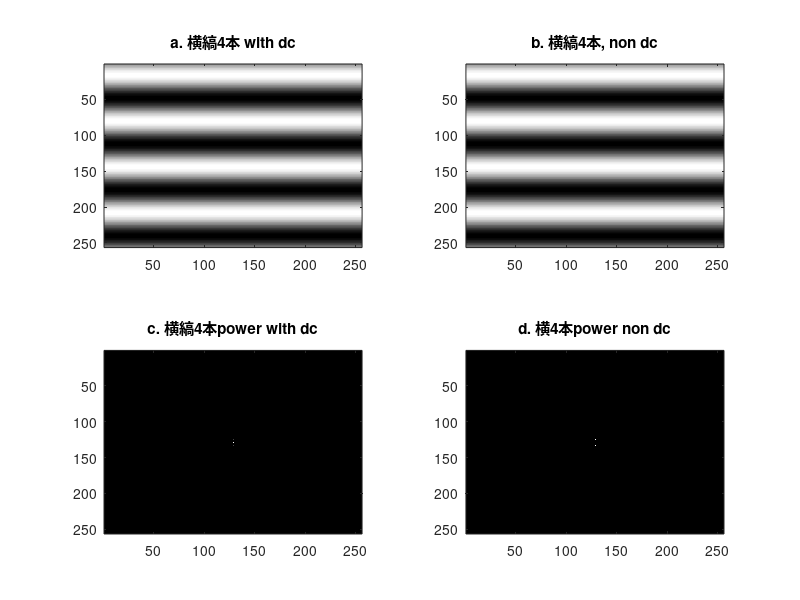
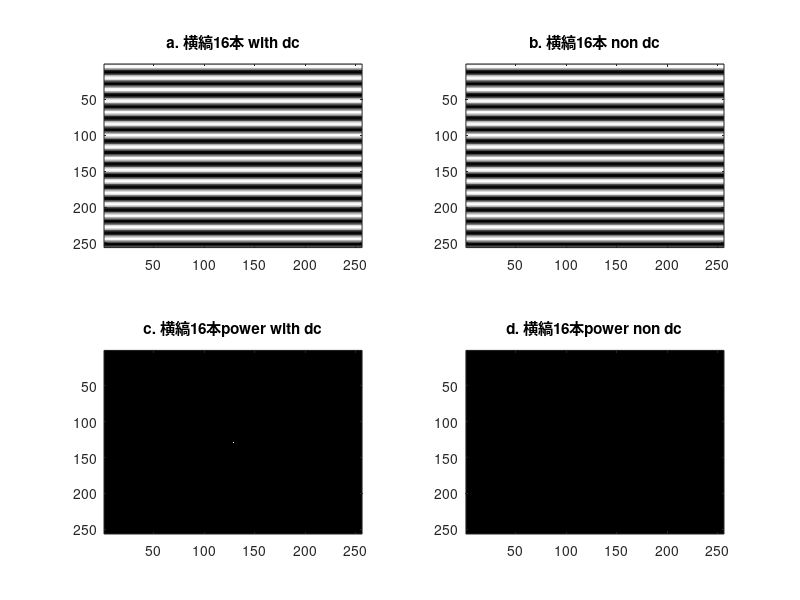
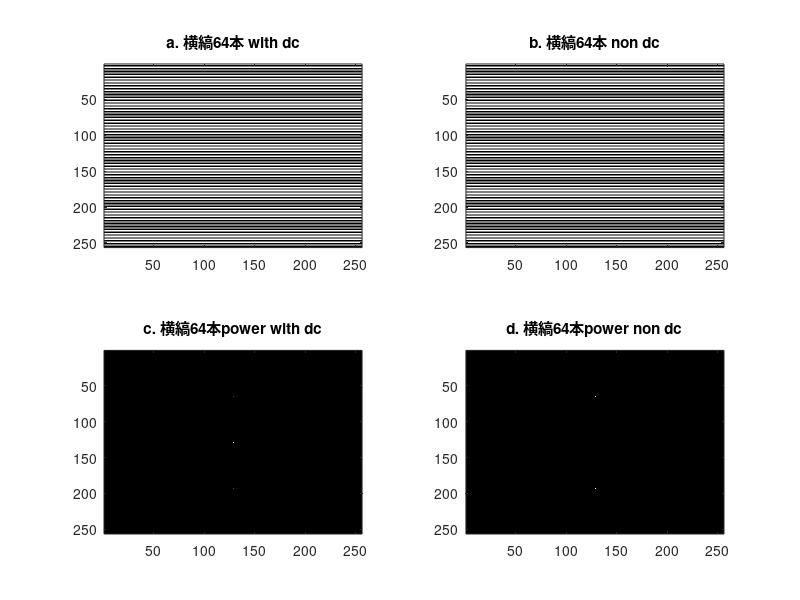

MATLAB code for these plots, in order:
%%%%%2次元FFT2%%%%%

%1. 画像の作成(256x256で黒の横縞4本,16本,64本)


clear;
close all;

height = 256;
width = 256;
 
 for k = 1:height
     for l = 1:width
         %dc included
         img4(k,l) = 1 + sin(2*pi*k*4/256);
         img16(k,l) = 1 + sin(2*pi*k*16/256);
         img64(k,l) = 1 + sin(2*pi*k*64/256);
         
         %dc not included
         img4ndc(k,l) = sin(2*pi*k*4/256);
         img16ndc(k,l) = sin(2*pi*k*16/256);
         img64ndc(k,l) = sin(2*pi*k*64/256);
         
     end
 end

 %img -> freq
 img4Freq = fft2(img4);
 img16Freq = fft2(img16);
 img64Freq = fft2(img64);
 
 img4ndcFreq = fft2(img4ndc);
 img16ndcFreq = fft2(img16ndc);
 img64ndcFreq = fft2(img64ndc);
 
 shifted4Freq = fftshift(img4Freq);
 shifted16Freq = fftshift(img16Freq);
 shifted64Freq = fftshift(img64Freq);
 
 shifted4ndcFreq = fftshift(img4ndcFreq);
 shifted16ndcFreq = fftshift(img16ndcFreq);
 shifted64ndcFreq = fftshift(img64ndcFreq);
 
 %get power 
 img4Power = abs(shifted4Freq).^2;
 img16Power = abs(shifted16Freq).^2;
 img64Power = abs(shifted64Freq).^2;
 
 img4ndcPower = abs(shifted4ndcFreq).^2;
 img16ndcPower = abs(shifted16ndcFreq).^2;
 img64ndcPower = abs(shifted64ndcFreq).^2;
 
  
 %figure from here
 figure;
     subplot(2, 2, 1);
     colormap(gray);
     imagesc(img4);
     title('a. 横縞4本 with dc');

     subplot(2, 2, 2);
     colormap(gray);
     imagesc(img4ndc);
     title('b. 横縞4本, non dc');
 
     subplot(2, 2, 3);
     colormap(gray);
     imagesc(img4Power);
     title('c. 横縞4本power with dc');

     subplot(2, 2, 4);
     colormap(gray);
     imagesc(img4ndcPower);
     title('d. 横4本power non dc');

 
 figure;
     subplot(2,2,1);
     colormap(gray);
     imagesc(img16);
     title('a. 横縞16本 with dc');

     subplot(2,2,2);
     colormap(gray);
     imagesc(img16ndc);
     title('b. 横縞16本 non dc');
 
     subplot(2,2,3);
     colormap(gray);
     imagesc(img16Power);
     title('c. 横縞16本power with dc');

     subplot(2,2,4);
     colormap(gray);
     imagesc(img16ndcPower);
     title('d. 横縞16本power non dc');
 
 figure;
     subplot(2,2,1);
     colormap(gray);
     imagesc(img64);
     title('a. 横縞64本 with dc');
     
     subplot(2,2,2);
     colormap(gray);
     imagesc(img64ndc);
     title('b. 横縞64本 non dc');
 
     subplot(2,2,3);
     colormap(gray);
     imagesc(img64Power);
     title('c. 横縞64本power with dc');

     subplot(2,2,4);
     colormap(gray);
     imagesc(img64ndcPower);
     title('d. 横縞64本power non dc');
 
     %横縞では, パワースペクトルの縦方向に点が広がっている. 
     %周波数成分によってスペクトルの位置が異なる.
 